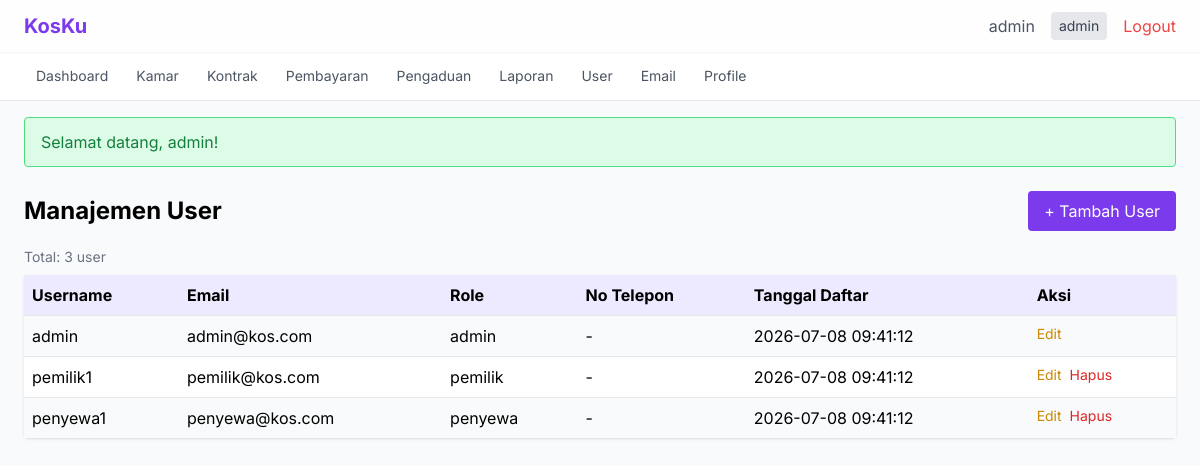
Screenshot of /user/index (signed in) with the database file from the repository.
### tables this page shows
CREATE TABLE users (
    id INT AUTO_INCREMENT PRIMARY KEY,
    username VARCHAR(50) NOT NULL UNIQUE,
    email VARCHAR(100) NOT NULL UNIQUE,
    password VARCHAR(255) NOT NULL,
    role ENUM('admin', 'pemilik', 'penyewa') NOT NULL DEFAULT 'penyewa',
    no_telepon VARCHAR(20),
    alamat TEXT,
    created_at TIMESTAMP DEFAULT CURRENT_TIMESTAMP
);

### src/Controllers/UserController.php (called while the page is built, shortened)
<?php
class UserController
{
    private User $user;
    public function __construct()
    {
        $this->user = new User();
    }
    public function index(): void
    {
        $data = $this->user->getAll();
        require_once __DIR__ . '/../../views/user/index.php';
    }
}

### public/index.php (called while the page is built, shortened)
<?php
$requestUri = $_SERVER['REQUEST_URI'] ?? '/';
$requestUri = parse_url($requestUri, PHP_URL_PATH);
$requestUri = ltrim($requestUri, '/');
$url = !empty($requestUri) ? $requestUri : ($_GET['url'] ?? '');
$url = rtrim($url, '/');
$url = filter_var($url, FILTER_SANITIZE_URL);
$url = explode('/', $url);
$controllerName = !empty($url[0]) ? ucfirst($url[0]) . 'Controller' : 'AuthController';
$defaultMethod = $controllerName === 'AuthController' ? 'login' : 'index';
$methodName = $url[1] ?? $defaultMethod;
$params = array_slice($url, 2);
require_once __DIR__ . '/../src/Middleware/Auth.php';
$controller = new $controllerClass();
call_user_func_array([$controller, $methodName], $params);

### src/Models/User.php (called while the page is built, shortened)
<?php
class User
{
    private PDO $db;
    public function __construct()
    {
        $this->db = Database::getConnection();
    }
    public function getAll(): array
    {
        $stmt = $this->db->query("SELECT * FROM users ORDER BY created_at DESC");
        return $stmt->fetchAll();
    }
}

### config/database.php (called while the page is built, shortened)
<?php
class Database
{
    private static ?PDO $instance = null;
    private static string $host = 'localhost';
    private static string $dbname = 'kos_management';
    private static string $user = 'root';
    private static string $pass = '';
    private static string $charset = 'utf8mb4';
    public static function getConnection(): PDO
    {
        if (self::$instance === null) {
            try {
                $dsn = "mysql:host=" . self::$host . ";dbname=" . self::$dbname . ";charset=" . self::$charset;
                self::$instance = new PDO($dsn, self::$user, self::$pass, [
                    PDO::ATTR_ERRMODE => PDO::ERRMODE_EXCEPTION,
                    PDO::ATTR_DEFAULT_FETCH_MODE => PDO::FETCH_ASSOC,
                    PDO::ATTR_EMULATE_PREPARES => false,
                ]);
            } catch (PDOException $e) {
                error_log("Database connection failed: " . $e->getMessage());
                http_response_code(500);
                require_once __DIR__ . '/../views/errors/500.php';
                exit;
            }
        }
        return self::$instance;
    }
}

### src/Helpers/Security.php (called while the page is built, shortened)
<?php
class Security
{
    public static function escapeHtml(string $data): string
    {
        return htmlspecialchars($data, ENT_QUOTES | ENT_HTML5, 'UTF-8');
    }
}

### src/Helpers/Session.php (called while the page is built, shortened)
<?php
class Session
{
    public static function get(string $key): mixed
    {
        return $_SESSION[$key] ?? null;
    }
}

### src/Middleware/Auth.php (called while the page is built, shortened)
<?php
class Auth
{
    public static function getUserId(): ?int
    {
        return Session::get('user_id');
    }
}

### views/user/index.php (the view, shortened to what this page needs)
<?php
require_once __DIR__ . '/../../src/Helpers/Security.php';
require_once __DIR__ . '/../layouts/header.php'; ?>
<div class="max-w-7xl mx-auto">
    <div class="flex justify-between items-center mb-4">
        <h1 class="text-2xl font-bold">Manajemen User</h1>
        <a href="/user/create" class="bg-violet-600 text-white px-4 py-2 rounded hover:bg-violet-700">+ Tambah User</a>
    </div>
    <?php if (count($data) > 0): ?>
    <p class="text-sm text-gray-500 mb-2">Total: <?= count($data) ?> user</p>
    <table class="w-full bg-white rounded shadow">
        <thead>
            <tr class="bg-violet-100">
                <th class="p-2 text-left">Username</th>
                <th class="p-2 text-left">Email</th>
                <th class="p-2 text-left">Role</th>
                <th class="p-2 text-left">No Telepon</th>
                <th class="p-2 text-left">Tanggal Daftar</th>
                <th class="p-2 text-left">Aksi</th>
            </tr>
        </thead>
        <tbody>
            <?php foreach ($data as $i => $row): ?>
            <tr class="border-t <?= $i % 2 == 0 ? 'bg-gray-50' : '' ?>">
                <td class="p-2"><?= Security::escapeHtml($row['username']) ?></td>
                <td class="p-2"><?= Security::escapeHtml($row['email']) ?></td>
                <td class="p-2"><?= Security::escapeHtml($row['role']) ?></td>
                <td class="p-2"><?= Security::escapeHtml($row['no_telepon'] ?? '-') ?></td>
                <td class="p-2"><?= Security::escapeHtml($row['created_at']) ?></td>
                <td class="p-2 flex gap-2">
                    <a href="/user/edit/<?= $row['id'] ?>" class="text-yellow-600 text-sm">Edit</a>
                    <?php if ($row['id'] !== \App\Middleware\Auth::getUserId()): ?>
                        <a href="/user/delete/<?= $row['id'] ?>" class="text-red-600 text-sm" onclick="return confirm('Yakin hapus user ini?')">Hapus</a>
                    <?php endif; ?>
                </td>
            </tr>
            <?php endforeach; ?>
        </tbody>
    </table>
    <?php else: ?>
    <div class="bg-white rounded shadow p-6 text-center text-gray-500">
        Belum ada user.
    </div>
    <?php endif; ?>
</div>
<?php require_once __DIR__ . '/../layouts/footer.php'; ?>

### views/layouts/header.php (style rules this page uses)
body { font-family: 'Inter', sans-serif; }

### rows the page displays
users: username "admin", email "admin@kos.com", role "admin", no_telepon "-", created_at "2026-07-08 09:41:12"
users: username "pemilik1", email "pemilik@kos.com", role "pemilik", no_telepon "-", created_at "2026-07-08 09:41:12"
users: username "penyewa1", email "penyewa@kos.com", role "penyewa", no_telepon "-", created_at "2026-07-08 09:41:12"

### other values shown
count($data) "3"
